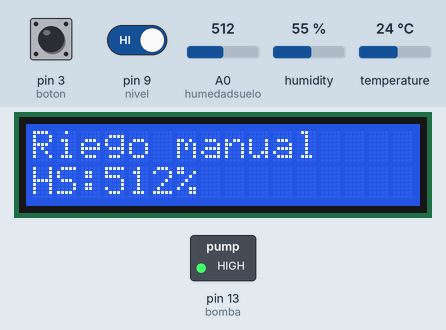
The sketch below on a simulated Arduino Uno, built with avr-gcc and run on an emulated ATmega328P. Parts: 16×2 character LCD, switched loads named in the sketch (green lamp = pin HIGH). The test bench sets the inputs (shaded band); at power-on: A0 (humedadsuelo) = 512, pin 9 (nivel) HIGH, pin 3 (boton) LOW, humidity 55 %, temperature 24 °C. What the sketch prints to the serial monitor is not drawn.

Above: at 1.2 s.
1.3 s: A0 (humedadsuelo) set to 683
At 2.4 s:
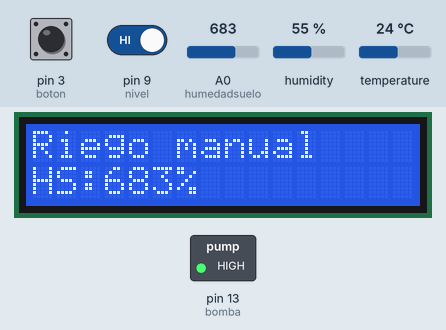
3.4 s: A0 (humedadsuelo) set to 713
At 4.9 s:
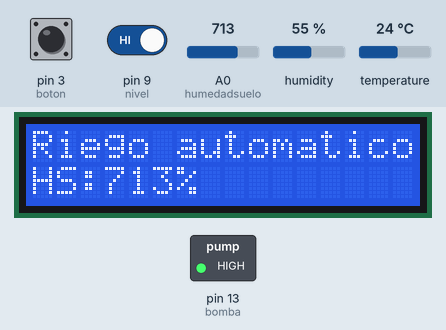
10.4 s: pin 9 (nivel) driven LOW
At 12.9 s:
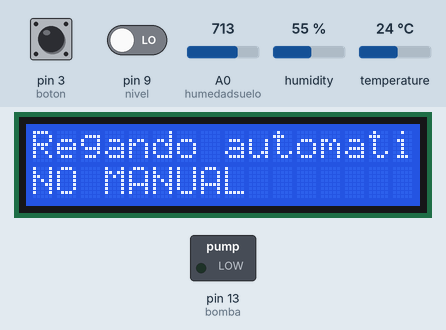
15.4 s: pin 3 (boton) pulled HIGH for 0.8 s
At 17.7 s:
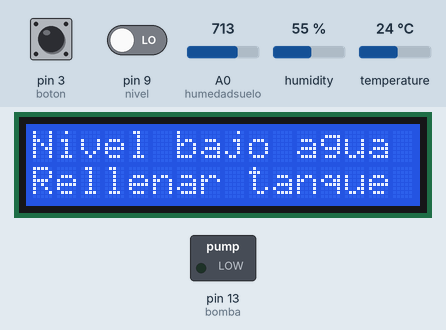
21.7 s: pin 3 (boton) pulled HIGH for 3.2 s
At 25.9 s:
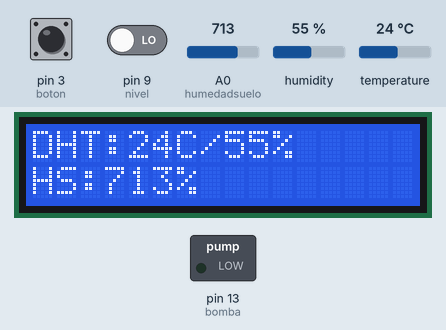
27.9 s: pin 9 (nivel) driven HIGH
At 31.8 s:
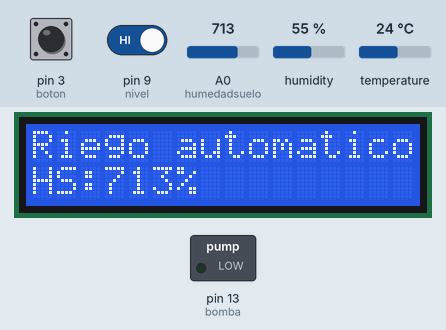
Timing chart, 0 to 35.9 s (numbered marks = the images above; inputs shaded):
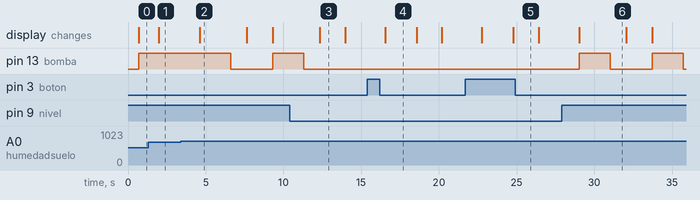

The sketch:

ProyectoQuimica.ino
```cpp
/*POSIBLES CASOS

  1 Nivel bajo de agua. Muestra temp/hum y humedad del suelo. Da aviso rellenar tanque
   1.1 Activo bomba. Muestra temp/hum y humedad del suelo. Da otro aviso: No se puede regar, rellenar tanque.
  2 Nivel agua OK. Muestra temp/hum y humedad del suelo. Aviso nivel OK
      2.1 Humedad suelo OK. Muestra temp/hum y humedad del suelo.
        2.1.1 Activo bomba. Comienza el riego
      2.2 Humedad suelo NO OK. Muestra temp/hum y humedad del suelo. Comienza riego automático.
        2.2.2 Activo bomba. Muestra aviso, no se puede activar riego manual. Riego automático activo.
*/

#include <DHT.h>//Incluyo la librería del sensor DHT11

////////////////////////////////Para la pantalla LCD
#include <LiquidCrystal_I2C.h> // Debe descargar la Libreria que controla el I2C
LiquidCrystal_I2C lcd(0x27, 16, 2); //SI no va, se puede poner 0x20 para probar
//el modulo es de 16 por 2. el protocolo es 0x27. si no va, probar con 0x20

//Pines del módulo I2C
//VCC GND SON LA TENSIÓN Y LA TIERRA
//SDA VA AL A4
//SCL VA AL A5

//////////////////////////Configuro pines y variables
int sensor = 2;//Pin 2 para el valor del sensor DHT11
int temp, humedad;//Configuro las variables de temperatura y humedad del DHT11
int boton = 3;//Pin 3 para activar manualmente la bomba
const int nivel = 9; //Pin 9 para medir el nivel de agua
const int bomba = 13; //Pin 13 para la bomba
const int humedadsuelo = A0; //A0 para la humedad del suelo

DHT dht (sensor, DHT11);//Configuro el modelo de DHT. Es el DHT11
int botonest = 0; //Inicializamos a 0 el estado del boton

///////////////////////////////Parte de humedad suelo y riego

void setup()
{
  Serial.begin(9600);//Arrancamos el puerto serie a 9600
  dht.begin();//Arranco el sensor DHT11

  //Configuramos entradas y salidas
  pinMode(humedadsuelo, INPUT);//Configuro humedadsuelo como entrada
  pinMode(bomba, OUTPUT);//Configuro bomba como salida
  pinMode(nivel, INPUT);//Configuro en nivel de agua como entrada
  pinMode(boton, INPUT);//Configuro en boton como entrada

  //Para la pantalla LCD
  lcd.init(); //Inicializamos el LCD
  lcd.backlight(); //Activamos la luz de fondo
  lcd.clear(); //Limpiamos lo que haya en pantalla
  lcd.setCursor(0, 0); //Iniciamos el cursor en el punto 0,0
}

void loop()
{
  int SensorValue = analogRead(humedadsuelo);//Leo el valor de la humedad y lo meto en SensorValue
  int SensorNivel = digitalRead(nivel); //Leo lo que marca el nivel de agua
  int botonest = digitalRead(boton);//Leo lo que marca el boton

  //Leo y meto los valores de temperatura y humedad en las variables temp y humedad
  humedad = dht.readHumidity();
  temp = dht.readTemperature();

  /////Puerto serie
  //Imprimo por el puerto serie los valores de temperatura y humedad del DHT11
  Serial.print("Temperatura: "); Serial.print(temp);
  Serial.print("ºC Humedad: "); Serial.print(humedad); Serial.println("%");

  //Imprimo por el puerto serie el valor de la humedad del suelo
  Serial.print("Humedad del suelo: "); Serial.print(SensorValue); Serial.println("%");
  delay(500);

  /////Para mostrarlo en el LCD

  lcd.init(); //Inicializamos el LCD
  lcd.backlight(); //Activamos la luz de fondo
  lcd.clear();//blanqueamos la pantalla
  lcd.setCursor(0, 0); //Posicion: columna cero fila cero
  lcd.print("DHT:");
  lcd.print(temp);
  lcd.print("C/");
  lcd.print(humedad);
  lcd.print("%");
  lcd.setCursor(0, 1); //Posicion: columna cero fila uno
  lcd.print("HS:");
  lcd.print(SensorValue);
  lcd.print("%");

  /*
    //esto si quiero que la pantalla vaya de izquierda a derecha.
    for(int c=0;c<12;c++){ //hace una secuencia hacia la izquierda y luego hacia la derecha, por 12 pasos
    lcd.scrollDisplayLeft();
    delay(600);   }
    for(int c=0; c<12;c++){
    lcd.scrollDisplayRight();
    delay(600);   }
    lcd.clear();//blanqueamos la pantalla
  */

  if (SensorNivel == 0 && botonest == 1)
  { Serial.println("Nivel bajo de Agua. Rellenar el tanque");

    lcd.setCursor(0, 0); //Posicion: columna cero fila cero
    lcd.print("Nivel bajo agua");
    lcd.setCursor(0, 1); //Posicion: columna cero fila cero
    lcd.print("Rellenar tanque");
    delay (2000);
    lcd.clear();//blanqueamos la pantalla
    lcd.setCursor(0, 0); //Posicion: columna cero fila cero
    lcd.print("DHT:");
    lcd.print(temp);
    lcd.print("C/");
    lcd.print(humedad);
    lcd.print("%");
    lcd.setCursor(0, 1); //Posicion: columna cero fila uno
    lcd.print("HS:");
    lcd.print(SensorValue);
    lcd.print("%");
    delay (1000);

  }

  if (SensorNivel == 0 && botonest == 0)
  { Serial.println("Imposible regar, nivel bajo de agua. Debe rellenar el tanque");
    lcd.clear();//blanqueamos la pantalla
    lcd.setCursor(0, 0); //Posicion: columna cero fila cero
    lcd.print("IMPOSIBLE REGAR");
    lcd.setCursor(0, 1); //Posicion: columna cero fila cero
    lcd.print("Nivel bajo");
  }


  if (SensorNivel == 1)
  {
    Serial.println("Nivel de agua correcto, se puede regar");

    if (SensorValue >= 700) // el valor que considero seco y hay que regar es de 700
    {
      // Si la tierra está seca, comenzara a regar
      // Riega durante 2 segundoS y espera a comprobar la humedad otro segundo
      Serial.println("La tierra está seca, comienza el riego automático");
      lcd.clear();//blanqueamos la pantalla
      lcd.setCursor(0, 0); //Posicion: columna cero fila cero
      lcd.print("Riego automatico");
      lcd.setCursor(0, 1); //Posicion: columna cero fila uno
      lcd.print("HS:");
      lcd.print(SensorValue);
      lcd.print("%");
      digitalWrite(bomba, HIGH);
      delay(2000);
      digitalWrite(bomba, LOW);
      delay(1000);

      if (botonest == 0)
      { Serial.println("No se puede activar riego manual. Riego automático activo");
        lcd.clear();//blanqueamos la pantalla
        lcd.setCursor(0, 0); //Posicion: columna cero fila cero
        lcd.print("Regando automatico");
        lcd.setCursor(0, 1); //Posicion: columna cero fila cero
        lcd.print("NO MANUAL");
        delay(1000);

      }
    }

    if (SensorValue < 700) //No es necesario el riego automático, pero se puede regar de forma manual
    {
      if (botonest == 0) {
        Serial.println("Regando de forma manual");
        lcd.clear();//blanqueamos la pantalla
        lcd.setCursor(0, 0); //Posicion: columna cero fila cero
        lcd.print("Riego manual");
        lcd.setCursor(0, 1); //Posicion: columna cero fila uno
        lcd.print("HS:");
        lcd.print(SensorValue);
        lcd.print("%");
        digitalWrite(bomba, HIGH);
      }
      if (botonest == 1) {
        digitalWrite(bomba, LOW);
      }
    }
  }
}
```

Measured:
- the behaviour switches between 699 and 700 on A0 (humedadsuelo) (found by bisection; images 1 and 2)
- after the input at 1.3 s, the display: changes after 0.69 s (image 1)
- after the input at 3.4 s, pin 13 (bomba): HIGH → LOW after 3.2 s, → HIGH 2.7 s later; the display: changes after 1.2 s (image 2)
- after the input at 10.4 s, pin 13 (bomba): goes on until 11.3 s, then stays LOW
- after the input at 15.4 s, the display: changes after 1.1 s (image 4)
- after the input at 21.7 s, the display: first changes after 1.1 s (image 5 shows a later state)
- after the input at 27.9 s, pin 13 (bomba): alternates HIGH for 2.0 s and LOW for 2.7 s, starting after 1.1 s; the display: changes after 1.1 s (image 6)
